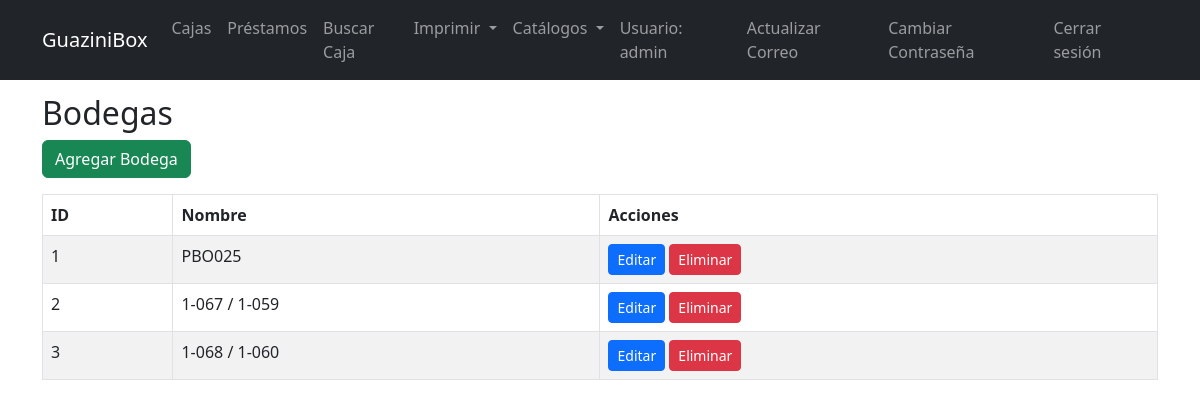
Screenshot of /bodegas (signed in) with the database file from the repository.
### tables this page shows
CREATE TABLE "users" (
            id INTEGER PRIMARY KEY AUTOINCREMENT,
            username TEXT UNIQUE NOT NULL,
            password TEXT NOT NULL,
            email TEXT UNIQUE,
            reset_token TEXT,
            token_expiry TIMESTAMP
        );

CREATE TABLE bodegas (
            id INTEGER PRIMARY KEY AUTOINCREMENT,
            nombre TEXT NOT NULL
        );

### app.py (the view)
@app.route("/bodegas")
@login_required
def bodegas():
    bds = get_bodegas()
    return render_template("bodegas.html", bodegas=bds)

### app.py (called while the page is built)
def get_db_connection():
    conn = sqlite3.connect("archivo.db")
    conn.row_factory = sqlite3.Row
    return conn

def get_user_by_id(user_id):
    conn = get_db_connection()
    user = conn.execute("SELECT * FROM users WHERE id = ?", (user_id,)).fetchone()
    conn.close()
    if not user:
        return None
    return User(user["id"], user["username"], user["password"],
               user["email"] if "email" in user.keys() else None,
               user["reset_token"] if "reset_token" in user.keys() else None,
               user["token_expiry"] if "token_expiry" in user.keys() else None)

@login_manager.user_loader
def load_user(user_id):
    return get_user_by_id(user_id)

def get_bodegas():
    conn = get_db_connection()
    bds = conn.execute("SELECT * FROM bodegas").fetchall()
    conn.close()
    return bds

### templates/bodegas.html (shortened to what this page needs)
{% extends "base.html" %}
{% block content %}
<h2>Bodegas</h2>
<a href="{{ url_for('add_bodega') }}" class="btn btn-success mb-3">Agregar Bodega</a>
<table class="table table-bordered table-striped">
  <thead>
    <tr>
      <th>ID</th>
      <th>Nombre</th>
      <th>Acciones</th>
    </tr>
  </thead>
  <tbody>
    {% for bodega in bodegas %}
    <tr>
      <td>{{ bodega.id }}</td>
      <td>{{ bodega.nombre }}</td>
      <td>
        <a href="{{ url_for('edit_bodega', bodega_id=bodega.id) }}" class="btn btn-primary btn-sm">Editar</a>
        <form action="{{ url_for('delete_bodega', bodega_id=bodega.id) }}" method="POST" style="display:inline-block;" onsubmit="return confirm('¿Estás seguro de eliminar esta bodega?');">
          <button type="submit" class="btn btn-danger btn-sm">Eliminar</button>
        </form>
      </td>
    </tr>
    {% endfor %}
  </tbody>
</table>
{% endblock %}

### templates/base.html (shortened to what this page needs)
<!DOCTYPE html>
<html lang="es">
<head>
  <link href="https://cdn.jsdelivr.net/npm/bootstrap@5.3.0/dist/css/bootstrap.min.css" rel="stylesheet">
</head>
<body>
  <nav class="navbar navbar-expand-lg navbar-dark bg-dark fixed-top">
    <div class="container">
      <a class="navbar-brand" href="{{ url_for('index') }}">GuaziniBox</a>
      {% if current_user.is_authenticated %}
      <div class="collapse navbar-collapse" id="navbarNav">
        <ul class="navbar-nav me-auto">
          <li class="nav-item"><a class="nav-link" href="{{ url_for('cajas') }}">Cajas</a></li>
          <li class="nav-item"><a class="nav-link" href="{{ url_for('prestamos') }}">Préstamos</a></li>
          <li class="nav-item"><a class="nav-link" href="{{ url_for('search_caja') }}">Buscar Caja</a></li>
          <li class="nav-item dropdown">
            <a class="nav-link dropdown-toggle" href="#" id="imprimirDropdown" role="button" data-bs-toggle="dropdown" aria-expanded="false">
              Imprimir
            </a>
          </li>
          <li class="nav-item dropdown">
            <a class="nav-link dropdown-toggle" href="#" id="catalogosDropdown" role="button" data-bs-toggle="dropdown" aria-expanded="false">
              Catálogos
            </a>
          </li>
        </ul>
        <ul class="navbar-nav">
          <li class="nav-item"><span class="nav-link">Usuario: {{ current_user.username }}</span></li>
          <li class="nav-item"><a class="nav-link" href="{{ url_for('update_email') }}">Actualizar Correo</a></li>
          <li class="nav-item"><a class="nav-link" href="{{ url_for('cambiar_clave') }}">Cambiar Contraseña</a></li>
          <li class="nav-item"><a class="nav-link" href="{{ url_for('logout') }}">Cerrar sesión</a></li>
        </ul>
      </div>
      {% else %}
      <ul class="navbar-nav ms-auto">
        <li class="nav-item"><a class="nav-link" href="{{ url_for('login') }}">Iniciar Sesión</a></li>
        <li class="nav-item"><a class="nav-link" href="{{ url_for('register') }}">Registrarse</a></li>
      </ul>
      {% endif %}
    </div>
  </nav>
  <div class="container mt-4">
    {% block content %}{% endblock %}
  </div>
</body>
</html>

### templates/base.html (style rules this page uses)
body { padding-top: 70px; }

### rows the page displays
users: username "admin"
bodegas: id "1", nombre "PBO025"
bodegas: id "2", nombre "1-067 / 1-059"
bodegas: id "3", nombre "1-068 / 1-060"
